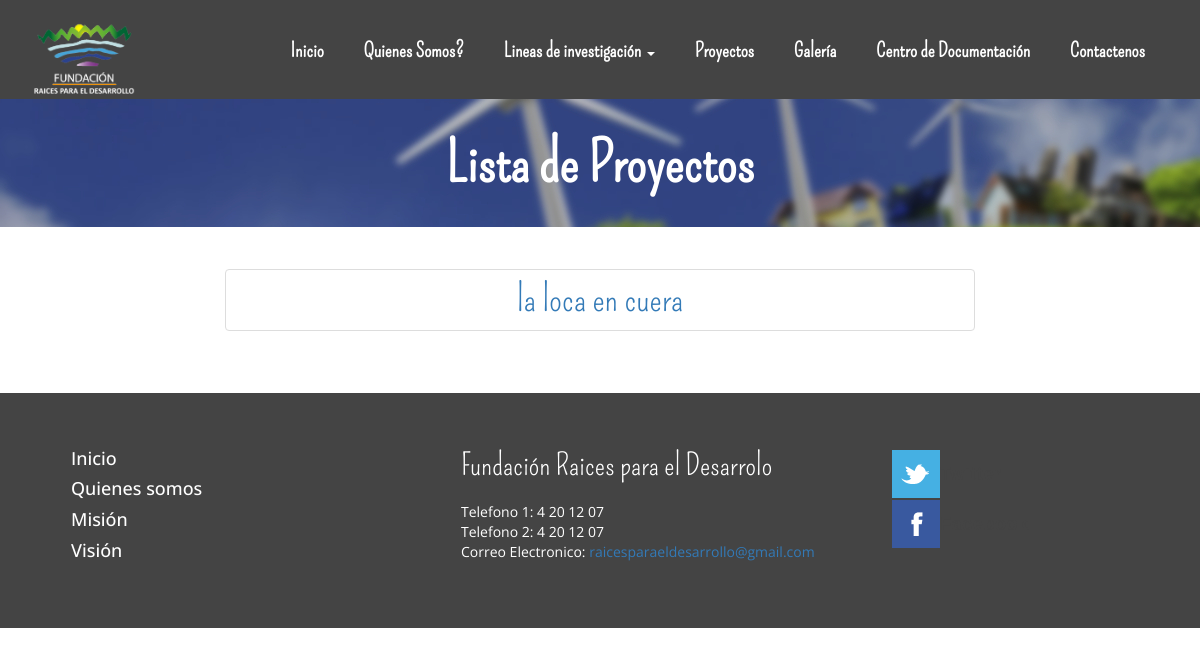
/proyectos/, run on an earlier commit of the app's database.
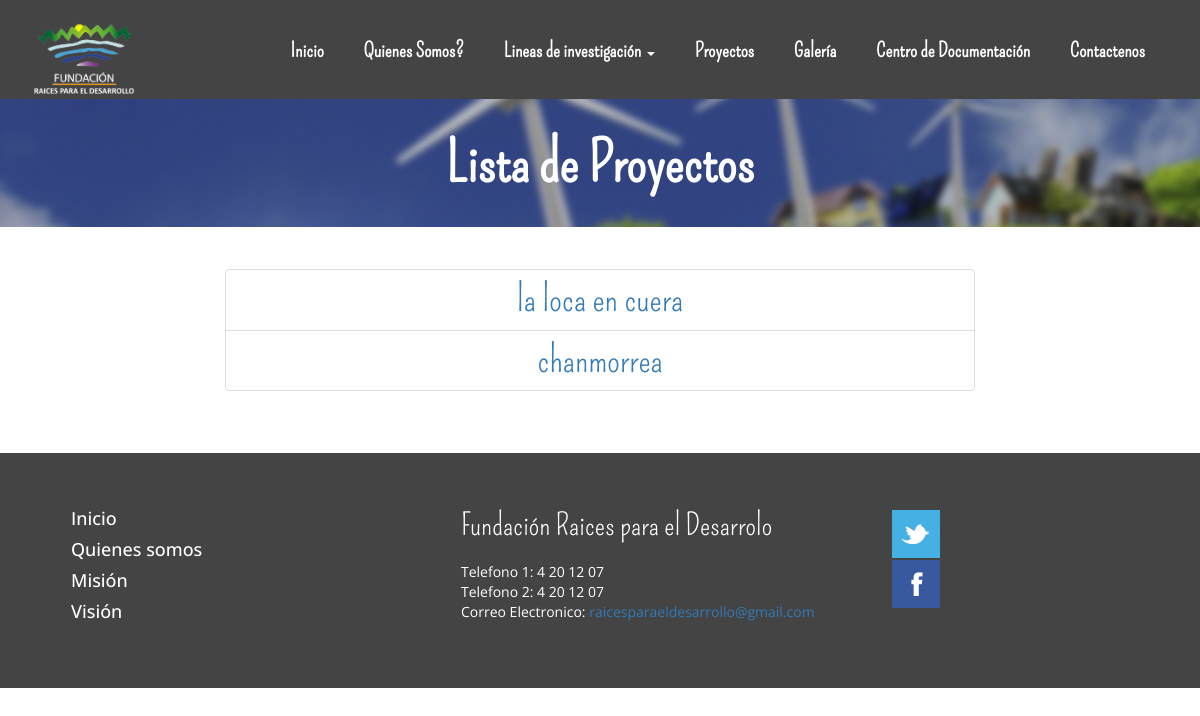
And on a later commit of the database.
### contenido/models.py (models this page shows, shortened)
class Proyecto(models.Model):
	nombre = models.CharField(max_length=255,verbose_name="Nombre del proyecto",)
	descripcion = models.TextField(max_length=40000000,verbose_name="Descripcion del proyecto",)
	class Meta:
		verbose_name = "Informacion de Proyecto"
		verbose_name_plural = "Informacion de Proyectos"

### contenido/views.py (the view)
# urls.py: url(r'^proyectos/$', views.ProjectView.as_view(), name="project"),
class ProjectView(TemplateView):
	template_name = 'proyecto.html'
	def get_context_data(self, **kwargs):
		context = super(ProjectView, self).get_context_data(**kwargs)
		context['proyectos'] =  Proyecto.objects.all()
		return context

### contenido/templates/proyecto.html
{% extends "base.html" %}
{% load staticfiles %}
{% block content %}
<div class="header-banner">
					<section class="bgi banner5"><h2>Lista de Proyectos</h2> </section>
	<div class="about">
	      <div class="container">
	      	<div class="row">
			<div class="col-sm-2"></div>
			<div class="col-sm-8" align="center">
				 <ul class="list-group">
	      {% for proyecto in proyectos %}
		  <li class="list-group-item"><a href="/proyectos/{{ proyecto.id}}"> <h1>{{proyecto.nombre}}</h2></a></li>
		  {% endfor %}
		</ul>
			</div>
			<div class="col-sm-2"></div>
	      	</div>
	      </div></div>
	      </div>
{% endblock %}

What changed in the data, as far as the page shows it:
added Proyecto: nombre "chanmorrea"
